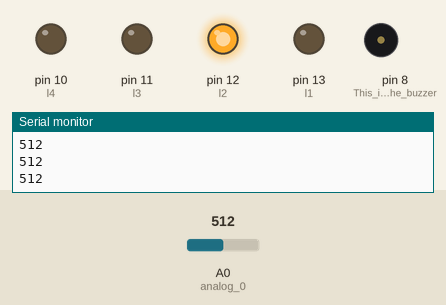
Simulated run of this sketch. Board: Arduino Uno, built with avr-gcc and run on an emulated ATmega328P. Parts: output pins drawn as LEDs (lit = HIGH), buzzer (waves = sounding, pin HIGH), the last lines printed to the serial monitor. Inputs (shaded band) come from the test bench; at power-on: A0 (analog_0) = 512.

Above: at 1.2 s.
1.3 s: A0 (analog_0) set to 486
At 2.5 s:
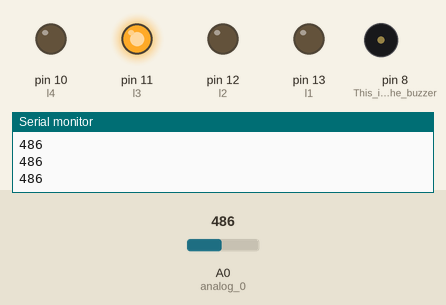
2.8 s: A0 (analog_0) set to 413
4.3 s: A0 (analog_0) set to 385
At 4.8 s:
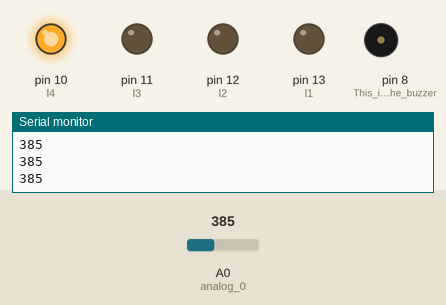
5.8 s: A0 (analog_0) set to 610
At 7.0 s:
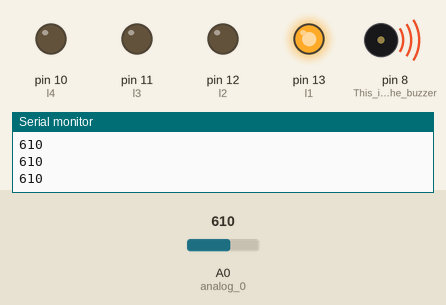
7.3 s: A0 (analog_0) set to 588
At 8.3 s:
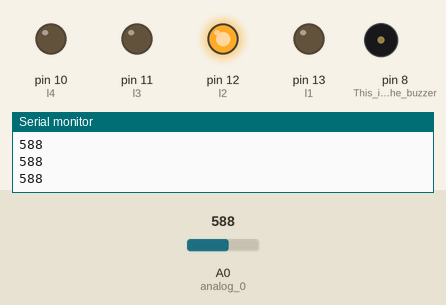
8.8 s: A0 (analog_0) set to 490
At 9.5 s:
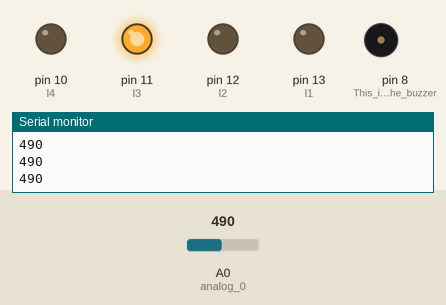
Timing chart, 0 to 11.3 s (numbered marks = the images above; inputs shaded):
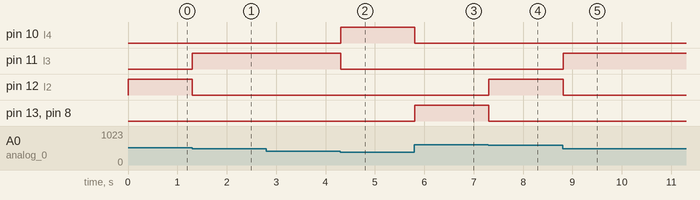

The sketch:

sketch_oct13a.ino
```cpp
int level;
const int analog_0=0;
int l1=13;
int l2=12;
int l3=11;
int l4=10;

void setup() {
  // put your setup code here, to run once:
  Serial.begin(9600);
  pinMode(l1,OUTPUT);
  pinMode(l2,OUTPUT);
  pinMode(l3,OUTPUT);
  pinMode(l4,OUTPUT);
  pinMode(8,OUTPUT); // This is for the buzzer
}

void loop() {
  level=analogRead(analog_0);
  Serial.println(level);

  if(level>300 && level<400) {
    digitalWrite(l1, LOW);
    digitalWrite(l2, LOW);
    digitalWrite(l3, LOW);
    digitalWrite(l4, HIGH);
    digitalWrite(8, LOW); // Turn off buzzer
  }
  else if(level>400 && level<500) {
    digitalWrite(l1, LOW);
    digitalWrite(l2, LOW);
    digitalWrite(l3, HIGH);
    digitalWrite(l4, LOW);
    digitalWrite(8, LOW); // Turn off buzzer
  }
  else if(level>500 && level<600) {
    digitalWrite(l1, LOW);
    digitalWrite(l2, HIGH);
    digitalWrite(l3, LOW);
    digitalWrite(l4, LOW);
    digitalWrite(8, LOW); // Turn off buzzer
  }
  else if(level>600 && level<650) {
    digitalWrite(l1, HIGH);
    digitalWrite(l2, LOW);
    digitalWrite(l3, LOW);
    digitalWrite(l4, LOW);
    digitalWrite(8, HIGH); // Turn on buzzer only in this range
  }
}
```

Measured:
- the behaviour switches between 500 and 499 on A0 (analog_0) (found by bisection; images 0 and 1)
- the behaviour switches between 400 and 399 on A0 (analog_0) (found by bisection; images 1 and 2)
- the behaviour switches between 600 and 599 on A0 (analog_0) (found by bisection; images 3 and 4)
- after the input at 1.3 s, pin 11 (l3): LOW → HIGH at once; pin 12 (l2): HIGH → LOW at once
- after the input at 4.3 s, pin 10 (l4): LOW → HIGH at once; pin 11 (l3): HIGH → LOW at once
- after the input at 5.8 s, pin 10 (l4): HIGH → LOW at once; pin 13 (l1), pin 8 (This_is_for_the_buzzer): LOW → HIGH at once
- after the input at 7.3 s, pin 12 (l2): LOW → HIGH at once; pin 13 (l1), pin 8 (This_is_for_the_buzzer): HIGH → LOW at once
- after the input at 8.8 s, pin 11 (l3): LOW → HIGH at once; pin 12 (l2): HIGH → LOW at once
